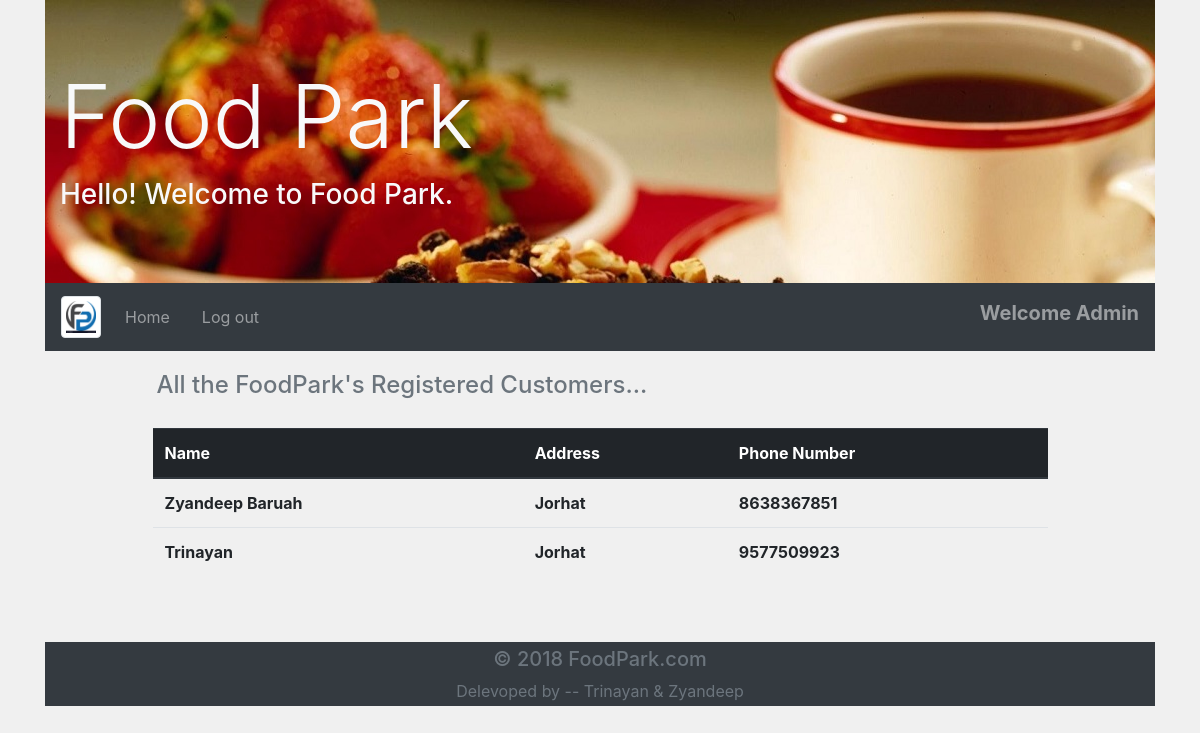
/admin/view_customer.php (signed in), run on the app's committed database.
### tables this page shows
CREATE TABLE `customer` (
  `c_id` int(11) NOT NULL,
  `name` varchar(50) NOT NULL,
  `address` varchar(200) NOT NULL,
  `phone_no` varchar(10) NOT NULL,
  `password` varchar(255) NOT NULL
);

### admin/view_customer.php (the view, shortened to what this page needs)
<?php
    require_once '../include/dbcon.php';
    $sql = "SELECT * FROM customer";
    if($result = mysqli_query($link, $sql))
    {
          $rows = mysqli_fetch_all($result);
     }
     else{
    }
?>
<!doctype html>
<html lang="en">
  <head>
    <link rel="stylesheet" href="../css/bootstrap.min.css">
    <link rel="stylesheet" type="text/css" href="../css/main.css">
  </head>
  <body>
    <div class="container">
    <?php require '../include/admin_header.php'; ?>
    <?php if (!empty($rows)): ?>
       <div class="container">
           <div class="row">
            <div class="col-md-1"> </div>
               <div class="col-md-10">
                        <h4 class="text-muted mt-3 p-1">
                            All the FoodPark's Registered Customers...
                        </h4>
                        <div class="table-responsive mt-4">
                          <table class="table table-hover">
                              <thead class="thead-dark">
                                  <tr>
                                      <th>Name</th>
                                      <th>Address</th>
                                      <th>Phone Number</th>
                                  </tr>
                              </thead>
                              <tbody>
                                  <?php  foreach ($rows as $row): ?>
                                    <tr>
                                        <td><strong> <?php echo $row[1]; ?> </strong></td>
                                        <td><strong> <?php echo $row[2]; ?> </strong></td>
                                        <td><strong><?php echo $row[3]; ?> </strong></td>
                                   </tr>
                                   <?php endforeach; ?>
                              </tbody>
                            </table>
                          </div>
                  </div>
                  <div class="col-md-1"> </div>
            </div>
        </div>
        <?php else: ?>
            <h2 class="text-muted text-center m-5 p-5 "> No Customer Information Exist </h2>
        <?php endif; ?>
      <?php require '../include/footer.php'; ?>
    </div>
  </body>
</html>

### css/main.css (style rules this page uses)
body { background-color: #f0f0f0; }
div.table-responsive { margin-top: 7px; }

### data on the page
customer: name "Zyandeep Baruah", address "Jorhat", phone_no "8638367851"
customer: name "Trinayan", address "Jorhat", phone_no "9577509923"

### other printed values
$_SESSION['username'] "Admin"
